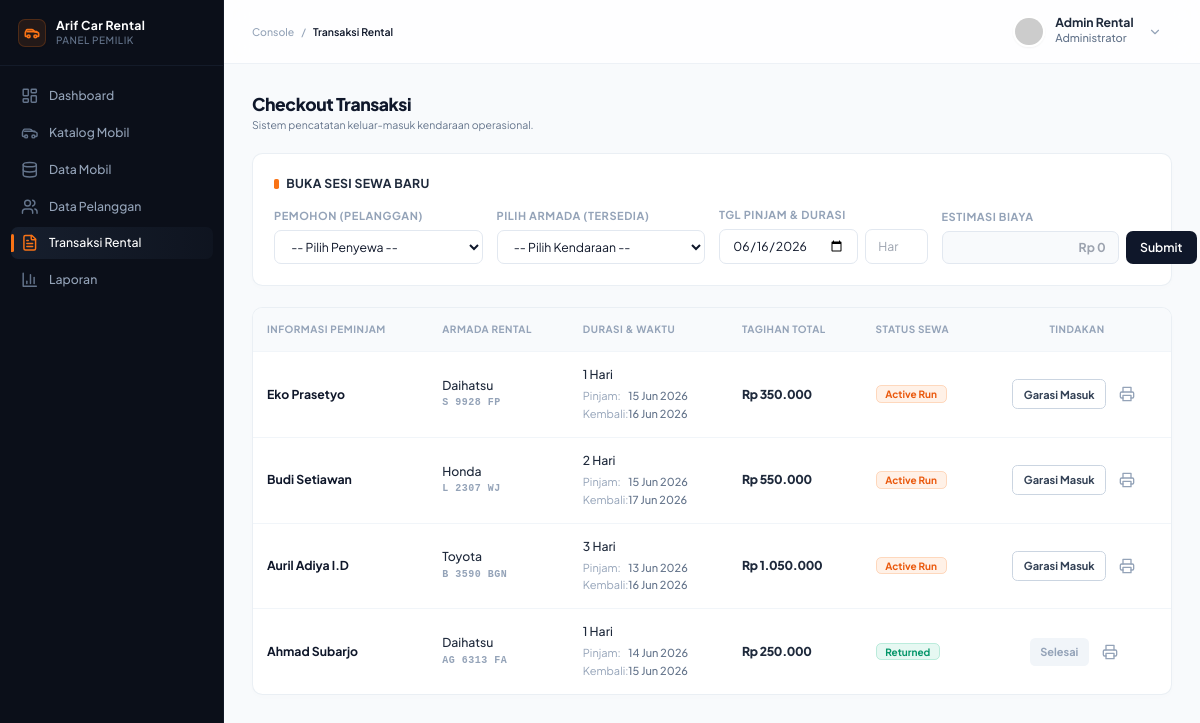
Page /pages/transaksi_rental.php (signed in) on the committed database.
### tables this page shows
CREATE TABLE `transaksi` (
  `id` int NOT NULL,
  `pelanggan_id` int NOT NULL,
  `plat_nomor` varchar(20) NOT NULL,
  `tanggal_sewa` date NOT NULL,
  `durasi_hari` int NOT NULL,
  `total_harga` int NOT NULL,
  `status_transaksi` enum('Berjalan','Selesai') DEFAULT 'Berjalan'
);

CREATE TABLE `pelanggan` (
  `id` int NOT NULL,
  `nama` varchar(100) NOT NULL,
  `email` varchar(100) DEFAULT NULL,
  `telepon` varchar(20) NOT NULL,
  `alamat` varchar(200) NOT NULL
);

CREATE TABLE `mobil` (
  `plat_nomor` varchar(20) NOT NULL,
  `merk` varchar(50) NOT NULL,
  `model` varchar(50) NOT NULL,
  `tahun` int NOT NULL,
  `harga_per_hari` int NOT NULL,
  `status` enum('Tersedia','Disewa','Maintenance') DEFAULT 'Tersedia',
  `foto` varchar(255) DEFAULT NULL
);

### pages/transaksi_rental.php (the view, shortened to what this page needs)
<?php
include '../config/koneksi.php';
$tabel_transaksi = $conn->query("SELECT t.*, p.nama AS nama_pelanggan, m.merk, m.model FROM transaksi t JOIN pelanggan p ON t.pelanggan_id = p.id JOIN mobil m ON t.plat_nomor = m.plat_nomor ORDER BY t.status_transaksi ASC, t.id DESC");
?>
<!DOCTYPE html>
<html lang="id" class="h-full bg-[#f8fafc]">
<head>
    <script src="../assets/js/tailwind.js"></script>
</head>
<body class="h-screen text-slate-900 antialiased flex flex-col md:flex-row overflow-hidden bg-[#f8fafc]">
    <aside class="w-full md:w-64 bg-[#0B0F19] border-b md:border-b-0 md:border-r border-slate-800/40 flex flex-col z-20 flex-shrink-0">
        <div>
            <div class="p-5 flex items-center justify-between border-b border-slate-800/50 mb-4">
                <div class="flex items-center gap-3">
                    <div class="w-8 h-8 rounded-lg bg-orange-500/10 border border-orange-500/20 flex items-center justify-center text-orange-500 shadow-sm">
                    </div>
                    <div class="flex flex-col">
                        <h2 class="text-sm font-bold text-white tracking-wide leading-tight">Arif Car Rental</h2>
                        <span class="text-[10px] text-slate-500 font-medium tracking-wider uppercase">Panel Pemilik</span>
                    </div>
                </div>
            </div>
            <nav class="px-3 flex flex-row md:flex-col overflow-x-auto md:overflow-visible gap-1.5 pb-3 md:pb-0 scrollbar-none">
            <a href="dashboard.php" class="flex items-center gap-3 px-3 py-2 text-slate-400 hover:text-slate-100 hover:bg-slate-800/30 rounded-lg text-sm font-medium transition-all group whitespace-nowrap">
                <span>Dashboard</span>
            </a>
            <a href="katalog_mobil.php" class="flex items-center gap-3 px-3 py-2 text-slate-400 hover:text-slate-100 hover:bg-slate-800/30 rounded-lg text-sm font-medium transition-all group whitespace-nowrap">
                <span>Katalog Mobil</span>
            </a>
            <a href="data_mobil.php" class="flex items-center gap-3 px-3 py-2 text-slate-400 hover:text-slate-100 hover:bg-slate-800/30 rounded-lg text-sm font-medium transition-all group whitespace-nowrap">
                <span>Data Mobil</span>
            </a>
            <a href="data_pelanggan.php" class="flex items-center gap-3 px-3 py-2 text-slate-400 hover:text-slate-100 hover:bg-slate-800/30 rounded-lg text-sm font-medium transition-all group whitespace-nowrap">
                <span>Data Pelanggan</span>
            </a>
            <a href="transaksi_rental.php" class="relative flex items-center gap-3 px-3 py-2 bg-gradient-to-r from-slate-800/60 to-slate-800/20 text-white rounded-lg text-sm font-medium transition-all group whitespace-nowrap">
                <span class="absolute left-0 bottom-0 md:bottom-2 md:top-2 md:left-0 w-full md:w-1 h-0.5 md:h-auto bg-orange-500 rounded-t md:rounded-r"></span>
                <span>Transaksi Rental</span>
            </a>
            <a href="laporan.php" class="flex items-center gap-3 px-3 py-2 text-slate-400 hover:text-slate-100 hover:bg-slate-800/30 rounded-lg text-sm font-medium transition-all group whitespace-nowrap">
                <span>Laporan</span>
            </a>
        </nav>
        </div>
    </aside>
    <div class="flex-1 flex flex-col overflow-hidden">
        <header class="bg-white/80 backdrop-blur-md border-b border-slate-200/60 px-4 md:px-8 py-3 flex justify-between items-center z-10">
            <div class="flex items-center gap-2 text-xs font-medium text-slate-400"><span>Console</span><span>/</span><span class="text-slate-900 font-semibold">Transaksi Rental</span></div>
            <div class="relative ml-auto" id="profileDropdown">
                <button onclick="toggleDropdown()" class="flex items-center gap-3 hover:bg-slate-100 p-1.5 pr-3 rounded-full transition-all focus:outline-none">
                    <img src="https://ui-avatars.com/api/?name=Arif&background=0ea5e9&color=fff" alt="Avatar Admin" class="w-9 h-9 rounded-full shadow-sm border-2 border-white">
                    <div class="hidden md:block text-left">
                        <p class="text-sm font-bold text-slate-800 leading-none">Admin Rental</p>
                        <p class="text-[11px] font-medium text-slate-500 mt-0.5">Administrator</p>
                    </div>
                    <svg xmlns="http://www.w3.org/2000/svg" viewBox="0 0 24 24" fill="none" stroke="currentColor" stroke-width="2" stroke-linecap="round" stroke-linejoin="round" class="w-4 h-4 text-slate-400 ml-1">
                        <path d="m6 9 6 6 6-6"/>
                    </svg>
                </button>
        </header>
        <main class="flex-1 overflow-y-auto p-4 md:p-8 bg-[#F8FAFC]">
            <div class="w-full space-y-6">
                <div>
                    <h2 class="text-xl font-extrabold text-slate-900 tracking-tight">Checkout Transaksi</h2>
                    <p class="text-xs text-slate-500 mt-0.5">Sistem pencatatan keluar-masuk kendaraan operasional.</p>
                </div>
                <div class="bg-white p-6 rounded-xl border border-slate-200/70 shadow-[0_2px_8px_rgba(0,0,0,0.01)]">
                    <h3 class="text-sm font-bold mb-4 text-slate-800 uppercase tracking-wide flex items-center gap-2">
                        <span class="w-1.5 h-3 bg-orange-500 rounded-sm"></span>Buka Sesi Sewa Baru
                    </h3>
                    <form action="transaksi_rental.php" method="POST" class="grid grid-cols-1 md:grid-cols-4 gap-4 items-end">
                        <div class="space-y-1.5">
                            <label class="block text-[11px] font-bold text-slate-400 uppercase tracking-wider">Pemohon (Pelanggan)</label>
                            <select name="pelanggan_id" required class="w-full px-3.5 py-2 text-sm border border-slate-200 rounded-lg focus:outline-none focus:border-slate-400 bg-white">
                                <option value="">-- Pilih Penyewa --</option>
                            </select>
                        </div>
                        <div class="space-y-1.5">
                            <label class="block text-[11px] font-bold text-slate-400 uppercase tracking-wider">Pilih Armada (Tersedia)</label>
                            <select id="select_mobil" name="plat_nomor" required onchange="hitungOtomatisTotal()" class="w-full px-3.5 py-2 text-sm border border-slate-200 rounded-lg focus:outline-none focus:border-slate-400 bg-white">
                                <option value="" data-harga="0">-- Pilih Kendaraan --</option>
                            </select>
                        </div>
                        <div class="space-y-1.5">
                            <label class="block text-[11px] font-bold text-slate-400 uppercase tracking-wider">Tgl Pinjam & Durasi</label>
                            <div class="flex gap-2">
                                <input type="date" name="tanggal_sewa" required value="<?= date('Y-m-d'); ?>" class="w-2/3 px-3.5 py-2 text-sm border border-slate-200 rounded-lg focus:outline-none focus:border-slate-400">
                                <input type="number" id="durasi_hari" name="durasi_hari" placeholder="Hari" required oninput="hitungOtomatisTotal()" class="w-1/3 px-3.5 py-2 text-sm border border-slate-200 rounded-lg focus:outline-none focus:border-slate-400">
                            </div>
                        </div>
                        <div class="space-y-1.5">
                            <label class="block text-[11px] font-bold text-slate-400 uppercase tracking-wider">Estimasi Biaya</label>
                            <div class="flex gap-2">
                                <input type="text" id="total_harga_view" readonly placeholder="Rp 0" class="flex-1 px-3.5 py-2 bg-slate-50 border border-slate-200 rounded-lg font-bold text-orange-600 focus:outline-none text-sm text-right">
                                <button type="submit" name="simpan_transaksi" class="px-4 py-2 bg-slate-900 hover:bg-slate-800 text-white rounded-lg text-sm font-semibold transition">Submit</button>
                            </div>
                        </div>
                    </form>
                </div>
                <div class="bg-white rounded-xl border border-slate-200/70 shadow-[0_2px_8px_rgba(0,0,0,0.01)] overflow-x-auto scrollbar-none">
                    <table class="w-full text-left border-collapse min-w-[600px]">
                        <thead class="bg-slate-50 border-b border-slate-100">
                            <tr>
                                <th class="p-4 text-[10px] font-bold text-slate-400 uppercase tracking-wider">Informasi Peminjam</th>
                                <th class="p-4 text-[10px] font-bold text-slate-400 uppercase tracking-wider">Armada Rental</th>
                                <th class="p-4 text-[10px] font-bold text-slate-400 uppercase tracking-wider">Durasi & Waktu</th>
                                <th class="p-4 text-[10px] font-bold text-slate-400 uppercase tracking-wider">Tagihan Total</th>
                                <th class="p-4 text-[10px] font-bold text-slate-400 uppercase tracking-wider">Status Sewa</th>
                                <th class="p-4 text-[10px] font-bold text-slate-400 uppercase tracking-wider text-center">Tindakan</th>
                            </tr>
                        </thead>
                        <tbody class="divide-y divide-slate-100 text-sm">
                            <?php if ($tabel_transaksi->num_rows > 0): ?>
                                <?php while($row = $tabel_transaksi->fetch_assoc()): ?>
                                    <?php
                                        $tgl_pinjam = strtotime($row['tanggal_sewa']);
                                        $durasi = $row['durasi_hari'];
                                        $tgl_kembali = strtotime("+$durasi days", $tgl_pinjam);
                                        $tgl_sekarang = strtotime(date('Y-m-d'));
                                        $is_overdue = ($tgl_sekarang > $tgl_kembali) && ($row['status_transaksi'] == 'Berjalan');
                                    ?>
                                    <tr class="hover:bg-slate-50/50 transition cetak-area">
                                        <td class="p-4 font-bold text-slate-900"><?= $row['nama_pelanggan']; ?></td>
                                        <td class="p-4">
                                            <div class="font-medium text-slate-800"><?= $row['merk']; ?></div>
                                            <div class="text-[10px] font-mono text-slate-400 font-bold tracking-wider"><?= $row['plat_nomor']; ?></div>
                                        </td>
                                        <td class="p-4">
                                            <div class="font-medium text-slate-800"><?= $row['durasi_hari']; ?> Hari</div>
                                            <div class="text-[11px] text-slate-500 mt-1 leading-relaxed">
                                                <div class="flex items-center gap-1"><span class="text-slate-400 w-12 block">Pinjam:</span> <span class="font-medium"><?= date('d M Y', $tgl_pinjam); ?></span></div>
                                                <div class="flex items-center gap-1"><span class="text-slate-400 w-12 block">Kembali:</span> <span class="font-medium <?php echo $is_overdue ? 'text-red-500 font-bold' : ''; ?>"><?= date('d M Y', $tgl_kembali); ?></span></div>
                                            </div>
                                        </td>
                                        <td class="p-4 font-black text-slate-800 tracking-tight">Rp <?= number_format($row['total_harga'], 0, ',', '.'); ?></td>
                                        <td class="p-4">
                                            <?php if ($row['status_transaksi'] == 'Berjalan'): ?>
                                                <?php if ($is_overdue): ?>
                                                    <span class="px-2.5 py-0.5 rounded-md text-[10px] font-bold border bg-red-500/10 text-red-600 border-red-500/20">Overdue</span>
                                                <?php else: ?>
                                                    <span class="px-2.5 py-0.5 rounded-md text-[10px] font-bold border bg-orange-500/10 text-orange-600 border-orange-500/20">Active Run</span>
                                                <?php endif; ?>
                                            <?php else: ?>
                                                <span class="px-2.5 py-0.5 rounded-md text-[10px] font-bold border bg-emerald-500/10 text-emerald-600 border-emerald-500/20">Returned</span>
                                            <?php endif; ?>
                                        </td>
                                        <td class="p-4">
                                            <div class="flex items-center justify-center gap-2">
                                                <?php if ($row['status_transaksi'] == 'Berjalan'): ?>
                                                    <a href="?kembali=<?= $row['id']; ?>&plat=<?= $row['plat_nomor']; ?>" class="px-3 py-1.5 border border-slate-300 hover:border-slate-800 hover:bg-slate-900 hover:text-white rounded-md text-[11px] font-bold text-slate-700 transition" title="Selesaikan Transaksi">Garasi Masuk</a>
                                                <?php else: ?>
                                                    <span class="px-3 py-1.5 bg-slate-100 rounded-md text-[11px] font-bold text-slate-400 cursor-not-allowed">Selesai</span>
                                                <?php endif; ?>
                                                <button onclick="window.print()" class="p-1.5 border border-transparent text-slate-400 hover:text-blue-600 hover:bg-blue-50 hover:border-blue-200 rounded-md transition" title="Cetak Transaksi">
                                                </button>
                                            </div>
                                        </td>
                                    </tr>
                                <?php endwhile; ?>
                            <?php else: ?>
                                <tr>
                                    <td colspan="6" class="p-8 text-center text-slate-400 italic text-xs">Belum ada aktivitas transaksi yang tercatat di sistem.</td>
                                </tr>
                            <?php endif; ?>
                        </tbody>
                    </table>
                </div>
            </div>
        </main>
    </div>
</body>
</html>

### pages/transaksi_rental.php (style rules this page uses)
body { font-family: 'Plus Jakarta Sans', sans-serif; }
html { font-size: 14px; }
.scrollbar-none { -ms-overflow-style: none; scrollbar-width: none; }

### rows in the picture
transaksi: pelanggan.nama "Eko Prasetyo", plat_nomor.merk "Daihatsu", plat_nomor "S 9928 FP", durasi_hari "1", tanggal_sewa "15 Jun 2026", date('d M Y', $tgl_kembali) "16 Jun 2026", total_harga "350.000", status_transaksi "Active Run"
transaksi: pelanggan.nama "Budi Setiawan", plat_nomor.merk "Honda", plat_nomor "L 2307 WJ", durasi_hari "2", tanggal_sewa "15 Jun 2026", date('d M Y', $tgl_kembali) "17 Jun 2026", total_harga "550.000", status_transaksi "Active Run"
transaksi: pelanggan.nama "Auril Adiya I.D", plat_nomor.merk "Toyota", plat_nomor "B 3590 BGN", durasi_hari "3", tanggal_sewa "13 Jun 2026", date('d M Y', $tgl_kembali) "16 Jun 2026", total_harga "1.050.000", status_transaksi "Active Run"
transaksi: pelanggan.nama "Ahmad Subarjo", plat_nomor.merk "Daihatsu", plat_nomor "AG 6313 FA", durasi_hari "1", tanggal_sewa "14 Jun 2026", date('d M Y', $tgl_kembali) "15 Jun 2026", total_harga "250.000", status_transaksi "Returned"
